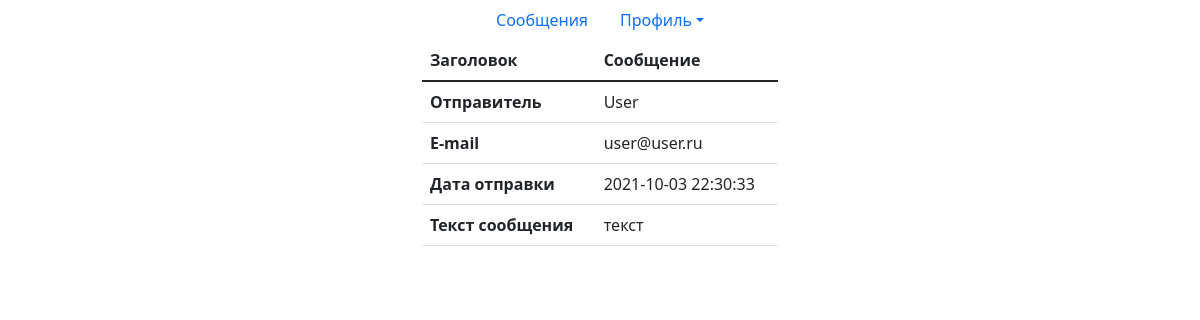
The page /message.php?id=1 (signed in) on the database its author committed.
### tables this page shows
CREATE TABLE `messages` (
  `id` int NOT NULL,
  `group_id` int NOT NULL,
  `title` varchar(255) NOT NULL,
  `text` text NOT NULL,
  `sendler_id` varchar(96) NOT NULL,
  `receiver_id` varchar(96) NOT NULL,
  `readed` tinyint(1) NOT NULL DEFAULT '0',
  `date_added` datetime NOT NULL DEFAULT CURRENT_TIMESTAMP
);

### model/model.php (called while the page is built, shortened)
<?php
function connectBD(){
    $mysqli = new mysqli(HOSTNAME, USERNAME, PASSWORD, DBNAME);
    return $mysqli;
}
function getUser($id){
    $mysqli = connectBD();
    $query = "SELECT * FROM `users` LEFT JOIN `user_groups` ON users.id = user_groups.user_id  WHERE `id` = $id";
    $result = $mysqli->query($query);
    return $result;
}
function getShortInfoUser($id){
    $mysqli = connectBD();
    $query = "SELECT name, email FROM `users` WHERE `id` = $id";
    $result = $mysqli->query($query);
    $row = $result->fetch_array(MYSQLI_ASSOC);
    return $row;
}
function getMessageQuery($id_message, $user_id){
    $mysqli = connectBD();
    $query = "SELECT * FROM `messages` WHERE `id` = $id_message";
    $result = $mysqli->query($query);
    $row = $result->fetch_assoc();
    return $row;
}

### controller/controller.php (called while the page is built, shortened)
<?php
$path = $_SERVER['DOCUMENT_ROOT'];
include_once "$path/cassoft/model/model.php";
function getUserInfo($id){
    $result = getUser($id);
    $row = $result->fetch_all(MYSQLI_ASSOC);
    foreach ($row as $key => $value) {
        $groups[] = $value['description'];
        $data = array(
            'id' => $value['id'],
            'status' => $value['status'],
            'name' => $value['name'],
            'email' => $value['email'],
            'phone' => $value['phone'],
            'password' => $value['password'],
            'newsletter' => $value['newsletter'],
            'groups' => $groups
        );
    }
    return $data;
}
function getMessage($id_message){
    $user_id = $_SESSION['id'];
    $row = getMessageQuery($id_message, $user_id);
    $user_info = getShortInfoUser($row['receiver_id']);
    $row = array_merge($row, $user_info);
    return $row;
}

### message.php (the view)
<?php include_once 'common/header.php'?>
<div class = "container">
    <div class="row justify-content-center">
        <div class="col-4">
            <?php (isset($_SESSION)) ? '' : session_start(); if(isset($_SESSION['id'])){ $data = getUserInfo($_SESSION['id']);
                    foreach ($data['groups'] as $group) {
                        if($group == 'Проверенные пользователи' || $group == 'Администратор'){
                            $message = getMessage($_GET['id']); ?>
                            <table class="table">
                                <thead>
                                    <tr>
                                        <th scope="col">Заголовок</th>
                                        <th scope="col"><?php echo $message['title'];?></th>
                                    </tr>
                                </thead>
                                <tbody>
                                    <tr>
                                        <th scope="row">Отправитель</th>
                                        <td><?php echo $message['name'];?></td>
                                    </tr>
                                    <tr>
                                        <th scope="row">E-mail</th>
                                        <td colspan="2"><?php echo $message['email'];?></td>
                                    </tr>
                                    <tr>
                                        <th scope="row">Дата отправки</th>
                                        <td colspan="2"><?php echo $message['date_added'];?></td>
                                    </tr>
                                    <tr>
                                        <th scope="row">Текст сообщения</th>
                                        <td colspan="2"><?php echo $message['text'];?></td>
                                    </tr>
                                </tbody>
                            </table>
                    <?php break; }else{ ?>
                            Вы не можете просматривать сообщение.
                        <?php break; } ?>
                    <?php } ?>
            <?php } ?>
            </div>
        </div>
    </div>
</body>
</html>

### rows shown on the page
messages: title "Сообщение", name "User", email "user@user.ru", date_added "2021-10-03 22:30:33", text "текст"
